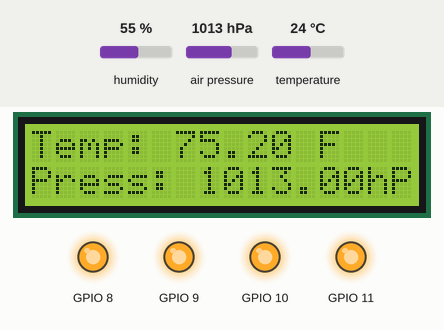
This sketch was run on a simulated ESP8266 (Wemos D1 mini). On the bench: 16×2 character LCD, output pins drawn as LEDs (lit = HIGH). The inputs (shaded band) are chosen by the test bench; at power-on: humidity 55 %, air pressure 1013 hPa, temperature 24 °C.

Above: at 1.5 s.
1.6 s: humidity set to 22 %
At 5.8 s:
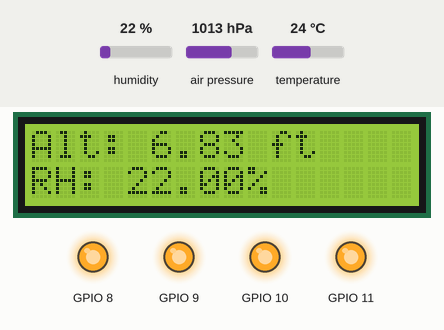
15.6 s: air pressure set to 952 hPa
At 21.9 s:
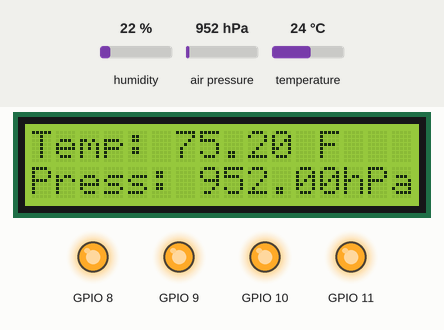
27.0 s: temperature set to 12 °C
At 31.8 s:
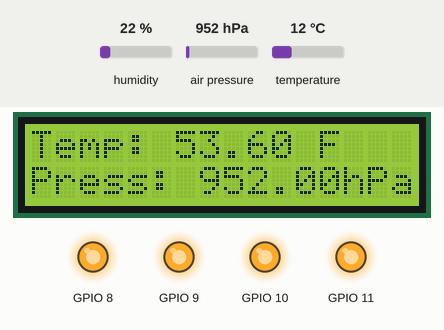
37.1 s: humidity set to 40 %
At 46.6 s:
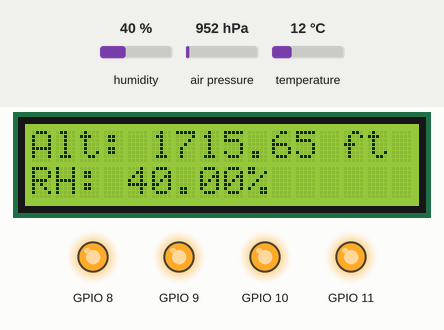
Timing chart, 0 to 48.1 s (numbered marks = the images above; inputs shaded):
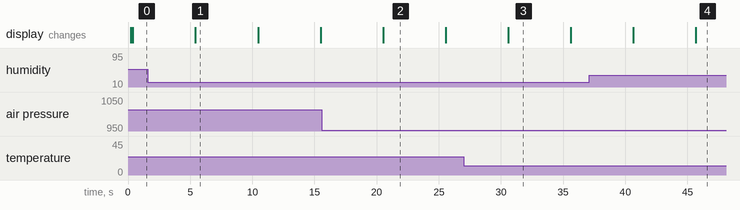

The sketch:

D1Mini2.ino
```cpp
/*
   plan to use this as main file and calling headers
   to carry out the task
*/

#include "BME280.h"
#include "displayLCD.h"
#include "constants.h"

//#include "DS18B20.h"

#define VERSION 4
// define LCD with I2C addr and dimension
LCD a(0x27, 16, 02);
BME b(0x77);

// initialize different peripherals here
void setup() {
    // set baud rate
    Serial.begin(9600);

    a.initializeLCD();

    /*  for LED visual error checking initialize
     *  - RED
     *  - YELLOW
     *  - BLUE
     *  - GREEN
     *  HIGH = ON
     *  LOW = OFF
     */
    pinMode(8, OUTPUT);
    pinMode(9, OUTPUT);
    pinMode(10, OUTPUT);
    pinMode(11, OUTPUT);
    digitalWrite(8, HIGH);
    digitalWrite(9, HIGH);
    digitalWrite(10, HIGH);
    digitalWrite(11, HIGH);

}

// loop thru given functions to display sensor vals
void loop() {
    // printToLCD function for our sensors
    //LCD a(0x27, 16, 02);
    a.main();
    Serial.println("De-Bug");
    // declare BME sensors I2C address and call theprintToSerial function
    //BME b(0x77);
    b.printBMEToSerial();

    // printToSerial function for DS18B20 sensor

    delay(1000);

}
```

BME280.cpp
```cpp
/*
 * source file used to test BME library creation
 * with C++
 */

#include <Adafruit_BME280.h>
#include "BME280.h"
#include "constants.h"

// declare instance of bme sensor
Adafruit_BME280 bme;

// initialize instance of BME for serial output display
BME::BME(int BMEaddr) {
    if (!bme.begin(BMEaddr)) {
        Serial.println("Could not find a valid BME280 sensor, check wiring or default address!");
        while (1);
    }
}

void BME::printBMEToSerial() {

    // define bme readings as float vals
    // convert bme celsius reading to fahrenheit
    float _temp = bme.readTemperature() * 9/5 + 32;
    float _hum = bme.readHumidity();
    // convert bme pascals reading to hectropascals
    float _press = bme.readPressure() / 100.0;
    // convert pressure to height in feet
    float _alt = bme.readAltitude(SEALEVELPRESSURE_HPA) * 3.281;

    Serial.println("From BME280 Sensor: ");
    // print values to serial
    Serial.print("Temperature: ");
    Serial.print(_temp);
    Serial.println(" *F");

    Serial.print("Humidity: ");
    Serial.print(_hum);
    Serial.println(" %");

    Serial.print("Pressure: ");
    Serial.print(_press);
    Serial.println(" hPa");

    Serial.print("Altitude: ");
    Serial.print(_alt);
    Serial.println(" ft");

    Serial.println();
    delay(5000);
}
```

BME280.h
```cpp
/*
 * library created to test library usage with arduino
 * BME280 sensor
 */
#ifndef BME280_h
#define BME280_h

#include <Arduino.h>

class BME {
    public:
        BME(int BMEaddr);
        void printBMEToSerial();
};

#endif
```

MQTT.cpp
```cpp
/*
 * source file used to test MQTT data transmission
 * with C++
 */

#include <ESP8266WiFi.h>
#include "PubSubClient.h"
#include "MQTT.h"
#include "constants.h"

// initialize wifi and mqtt objects
WiFiClient wifiClient;

// 1883 is being used as listener port
PubSubClient client(mqtt_server, 1883, wifiClient);

// function to connect to mqtt broker via wifi and return error messages
void connect_MQTT() {
    Serial.print("Connecting to: ");
    Serial.println(ssid);
    // connect to wifi network using defined variables
    /******* IMPLEMENT API FOR CREDENTIALS IN LATER VERSION *******/
    WiFi.begin(ssid, WPA2);

    // wait for connection confirmation before continuing
    while (WiFi.status() != WL_CONNECTED) {
        delay(500);
        Serial.print(".");
      }

    // for debugging purposes, print IP of ESP8266 module
    Serial.println("WiFi Connected!");
    Serial.print("IP Addr of ESP2866 module: ");
    Serial.println(WiFi.localIP());

    // connect to MQTT broker and print connection succes or failure
    if (client.connect(clientID, mqtt_user, mqtt_pass)) {
        Serial.println("**** Connected to MQTT Broker ****");
    }

    else {
      Serial.println("Connection failed!");
    }

}
```

MQTT.h
```cpp
/*
 * source file used to test MQTT data transmission
 * with C++
 */

 #ifndef MQTT_h
 #define MQTT_h

void connect_MQTT();


 #endif
```

constants.h
```cpp
/*
 * constants that will be used through this program
 */
// define WiFi credentials
#define ssid "SSID"
#define WPA2 "WPA2"

// MQTT credentials
#define mqtt_server "111.111.1.11"      // MQTT broker IP (RPI 4 in this instance)
#define mqtt_user "USER"
#define mqtt_pass "PASS"
#define clientID "client_area"

// MQTT topics
#define temp_topic "home/area/BME_temp"
#define hum_topic "home/area/BME_hum"
#define press_topic "home/area/BME_press"
#define alt_topic "home/area/BME_press"

// BME280 Sealevel Pressure
#define SEALEVELPRESSURE_HPA (1013.25)
```

displayLCD.cpp
```cpp
/*
 * source files testing displaying sensor values to
 * connect LCD screen using C++
*/
#include <Adafruit_BME280.h>
#include <LiquidCrystal_I2C.h>
#include "BME280.h"
#include "displayLCD.h"
#include "constants.h"


#define SEALEVELPRESSURE_HPA (1013.25)

// define instance of BME in this file
Adafruit_BME280 bme2;

// define instance of LCD in this file
LiquidCrystal_I2C lcd(0x27, 16, 02);

// initialize LCD screen with I2C address and dimensions 16x02
LCD::LCD(int addr, int width, int height) {
    LiquidCrystal_I2C lcd(addr, width, height);
}

// display to LCD screen using infinite while loop to constantly
// iterate through the called methods
void LCD::main() {
    while(1){
        displayTemp();
        displayPressure();
        delay(5000);
        lcd.clear();

        displayAltitude();
        displayHumidity();
        delay(5000);
        lcd.clear();
    }
}

// initialize the LCD by blinking and leaving backlight on for
// values to display
void LCD::initializeLCD() {
    lcd.init();
    bme2.begin();
    for (int i = 0; i < 1; i++) {
        lcd.backlight();
        delay(150);
        lcd.noBacklight();
        delay(150);
    }
    lcd.backlight();
}

void LCD::displayTemp() {
    lcd.setCursor(0, 0);
    lcd.print("Temp: ");
    lcd.print((bme2.readTemperature() * 9 / 5) + 32);
    lcd.print(" F");
}

void LCD::displayPressure() {
    lcd.setCursor(0, 1);
    lcd.print("Press: ");
    lcd.print(bme2.readPressure() / 100.0F);
    lcd.print("hPa");
}

void LCD::displayAltitude() {
    lcd.setCursor(0, 0);
    lcd.print("Alt: ");
    lcd.print(bme2.readAltitude(SEALEVELPRESSURE_HPA) * 3.281);
    lcd.print(" ft");
}

void LCD::displayHumidity() {
    lcd.setCursor(0, 1);
    lcd.print("RH: ");
    lcd.print(bme2.readHumidity());
    lcd.print("%");
}
```

displayLCD.h
```cpp
/*
* header file for corresponding .cpp file to
* display sensor values to connect LCD screen
*/

#ifndef displayLCD_h
#define displayLCD_h

class LCD {
    public:
        LCD(int addr, int width, int height);
        void initializeLCD();
        void main();
        void displayTemp();
        void displayPressure();
        void displayAltitude();
        void displayHumidity();
};

#endif
```

Measured:
- after the input at 1.6 s, the display: changes after 3.8 s (image 1)
- after the input at 15.6 s, the display: changes after 4.9 s (image 2)
- after the input at 27.0 s, the display: changes after 3.6 s (image 3)
- after the input at 37.1 s, the display: first differs from a run without the input after 8.6 s (image 4)
- what the display in image 1 shows lasts 5.1 s, from 5.4 s to 10.5 s
